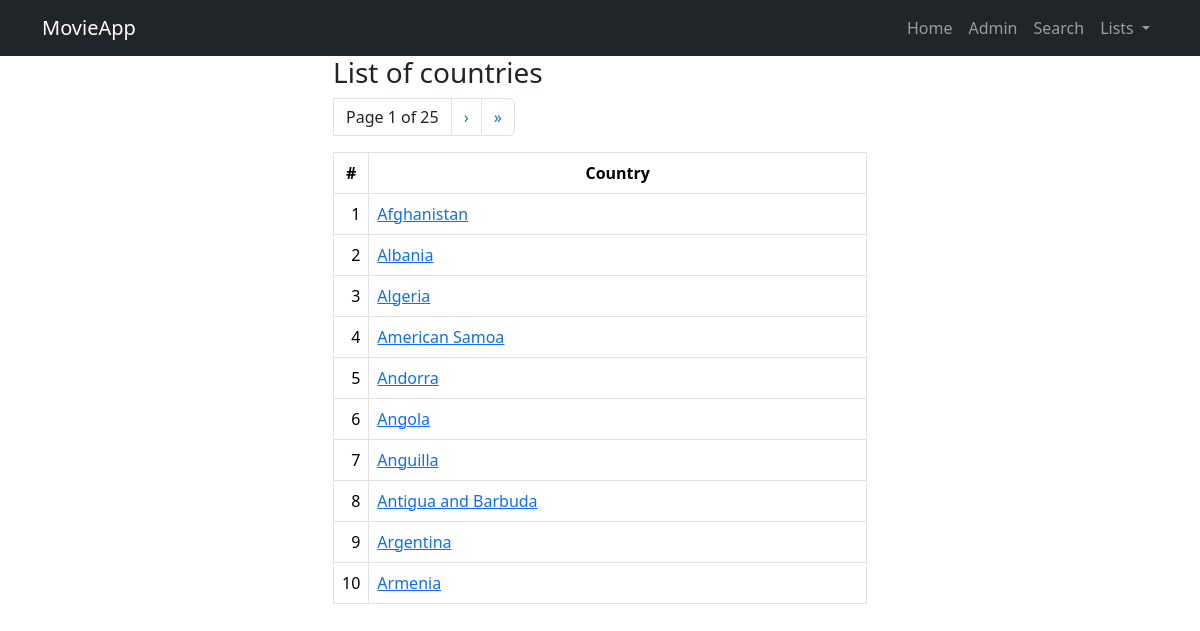
The page /movieapp/country_list/ on the database its author committed.
### movieapp/models.py (models this page shows, shortened)
class Country(models.Model):
    common = models.CharField(max_length=100)
    official = models.CharField(max_length=100)
    capital = models.CharField(max_length=50)
    region = models.CharField(max_length=50)
    subregion = models.CharField(max_length=50, null=True)
    flag = models.CharField(max_length=100)
    map = models.CharField(max_length=100)
    class Meta:
        verbose_name_plural = 'countries'
        ordering = ['common']

### movieapp/views.py (the view)
# urls.py: path('country_list/', views.CountryListView.as_view(), name='country_list'),
class CountryListView(ListView):
    template_name = 'movieapp/country_list.html'
    model = Country
    context_object_name = 'countries'
    paginate_by = 10
    ordering = ['common']
    countries = Country.objects.order_by('id')

### movieapp/templates/movieapp/country_list.html (shortened to what this page needs)
{% extends 'base.html' %}
{% block content %}
    <div class="container">
        <div class="row">
            <div class="col-6 mx-auto">
                <h3>List of countries</h3>
                            <ul class="pagination">
                    <li class="page-link text-dark">
                        Page {{ page_obj.number }} of {{ page_obj.paginator.num_pages }}
                    </li>
                    {% if page_obj.has_next %}
                        <li class="page-item">
                            <a class="page-link" href="?page={{ page_obj.next_page_number }}">&rsaquo;</a>
                        </li>
                        <li class="page-item">
                            <a class="page-link" href="?page={{ page_obj.paginator.num_pages }}">&raquo;</a>
                        </li>
                    {% endif %}
                </ul>
                <table class="table table-bordered table-hover">
                    <thead>
                        <tr class="text-center">
                            <th>#</th>
                            <th>Country</th>
                        </tr>
                    </thead>
                    <tbody>
{% for country in countries %}
    <tr>
        <td style="text-align: right", width="20">{{ page_obj.start_index|add:forloop.counter0 }}</td>
        <td><a href="{% url 'movieapp:country_detail' country.id %}">{{ country.common }}</a></td>
    </tr>
{% endfor %}
                    </tbody>
                </table>
            </div>
        </div>
    </div>
{% endblock %}

### templates/base.html (shortened to what this page needs)
{% load static %}
<!doctype html>
<html lang="en">
    <head>
        <link href="{% static 'css/bootstrap.css' %}" rel="stylesheet" />
    </head>
    <body>
        {% include 'menu.html' %}
        <div class="container">
            {% block content %}
            {% endblock %}
        </div>
    </body>
</html>

### templates/menu.html (shortened to what this page needs)
<nav class="navbar navbar-expand-lg navbar-dark bg-dark">
  <div class="container">
    <a class="navbar-brand" href="{% url 'movieapp:index' %}">MovieApp</a>
    <div class="collapse navbar-collapse justify-content-end" id="navbarNavDropdown">
      <ul class="navbar-nav">
        <li class="nav-item">
          <a class="nav-link" href="{% url 'movieapp:index' %}">Home</a>
        </li>
        <li class="nav-item">
          <a class="nav-link" href="/admin">Admin</a>
        </li>
        <li class="nav-item">
          <a class="nav-link" href="{% url 'movieapp:search' %}">Search</a>
        </li>
        <li class="nav-item dropdown">
          <a class="nav-link dropdown-toggle" href="#" role="button" data-bs-toggle="dropdown" aria-expanded="false">
            Lists
          </a>
        </li>
      </ul>
    </div>
  </div>
</nav>

### rows shown on the page
Country: start_index|add "1", common "Afghanistan"
Country: start_index|add "2", common "Albania"
Country: start_index|add "3", common "Algeria"
Country: start_index|add "4", common "American Samoa"
Country: start_index|add "5", common "Andorra"
Country: start_index|add "6", common "Angola"
Country: start_index|add "7", common "Anguilla"
Country: start_index|add "8", common "Antigua and Barbuda"
Country: start_index|add "9", common "Argentina"
Country: start_index|add "10", common "Armenia"

### other values the page prints
{{ page_obj.number }} "1"
{{ page_obj.paginator.num_pages }} "25"
